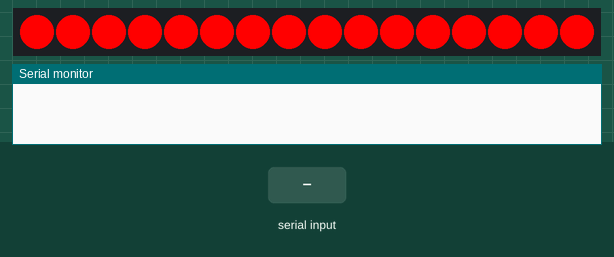
The sketch below on a simulated Arduino Uno, built with avr-gcc and run on an emulated ATmega328P. On the bench: 16 RGB LEDs in strip order, left to right, the last lines printed to the serial monitor. The inputs (shaded band) are chosen by the test bench. Dim RGB values are drawn brighter than linear.

Above: at 1.2 s.
1.3 s: "1" received over Serial
At 5.12 s:
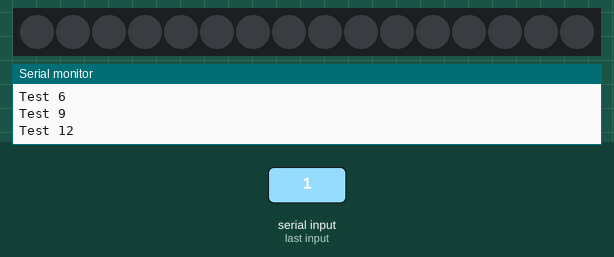
At 11.82 s:
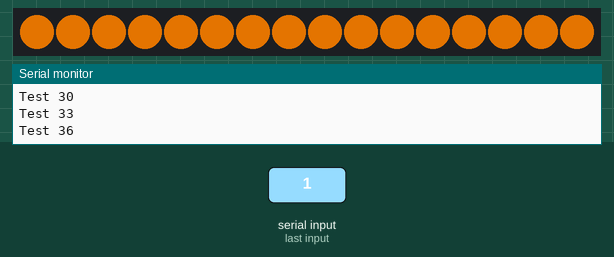
Timing chart, 0 to 13.2 s (numbered marks = the images above; inputs shaded):
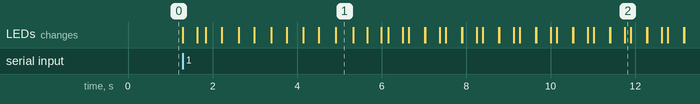

Measured:
- after the input at 1.3 s, the LEDs: change at once (image 1)
- what the display in image 1 shows lasts 0.4 s, from 4.9 s to 5.3 s

The sketch:

Transmitter_test_3_clr_fading.ino
```cpp
#include <FastLED.h>
#include <TimerMs.h>
#include <EncButton.h>

#define RED 10  // присваиваем имя RED для пина 11
#define GRN 9   // присваиваем имя GRN для пина 10
#define BLU 11  // присваиваем имя BLU для пина 9

#define NUM_LEDS_1 16
#define PIN_1 6
#define PERIOD 10

// (период, мс),
//(0 не запущен / 1 запущен),
//(режим: 0 период / 1 таймер)
TimerMs tmr(5, 1, 0);
TimerMs tmr1(10, 1, 0);
EncButton<EB_TICK, 12> enc;
CRGB leds_1[NUM_LEDS_1];
CHSV hsv;
//int i = 0;
int light = 0;

int brightness = 255;
int fading = 0;
int st = 0;
int color = 0;
// 0 - R; 1 - G, 2 - B, 3 - RG, 4 - RB, 5 - GB, 6 - RGB
byte R_L = 0;
byte G_L = 0;
byte B_L = 0;
byte array_LED[3] = {0, 255, 255};//HSV

void setup() {
  tmr.setPeriodMode();
  //Serial.begin(9600);
  FastLED.addLeds<WS2811, PIN_1, GRB>(leds_1, NUM_LEDS_1);
  FastLED.setBrightness(brightness);
  FastLED.show();
  Serial.begin(1000000);
  //  for (int i = 0; i < NUM_LEDS_1; i += 1) {
  //    leds_1[i] = CRGB(85, 85, 85);
  //  }
  LED_Color_change(array_LED[0], array_LED[1], array_LED[2]);
  FastLED.show();  // отправляем информацию на ленту

  //  pinMode(RED, OUTPUT);  // используем Pin11 для вывода
  //  pinMode(GRN, OUTPUT);  // используем Pin10 для вывода
  //  pinMode(BLU, OUTPUT);  // используем Pin9 для вывода
  //    light = 255;
  //    analogWrite(RED, light);
  //    analogWrite(GRN, light);
  //    analogWrite(BLU, light);
}

void loop() {

  if (Serial.available()) {

    for (fading = 0; fading < 255; fading = fading + 3) {
      for (st = 1; st < 2; st++) {
        //array_LED[2] = 85;
        //ligh_pulse();
        char str[16];
        sprintf(str, "\nTest %d", fading);
        char *string = str;
        int string_length;
        string_length = strlen(string);
        Serial.println(str);
        transmit_MSG(string, string_length);
        //delay(200);
        //array_LED[0] = 255;
        ligh_pulse();
      }
    }
  }
}


void transmit_MSG(char *string, int string_length) {
  //FastLED.setBrightness(255);

  for (int i = 0; i < string_length; i++) {
    send_byte(string[i]);
  }
}


void send_byte(char my_byte) {
  FastLED.setBrightness(0);
  FastLED.show();
  //  light = 0;
  //  analogWrite(RED, 0);
  //  analogWrite(GRN, 0);
  //  analogWrite(BLU, 0);
  delay(PERIOD);


  for (int i = 0; i < 8; i++) {
    FastLED.setBrightness(brightness * (bitRead(my_byte, i) != 0));
    FastLED.show();
    //    light = bitRead(my_byte, i) != 0;
    //    analogWrite(RED, brightness * light);
    //    analogWrite(GRN, brightness * light);
    //    analogWrite(BLU, brightness * light);
    delay(PERIOD);
  }


  //  light = 255;
  //  analogWrite(RED, brightness);
  //  analogWrite(GRN, brightness);
  //  analogWrite(BLU, brightness);
  FastLED.setBrightness(brightness);
  FastLED.show();
  delay(PERIOD);  //не обяз
}


int newH;

void ligh_pulse() {
  // Определяем случайное изменение
  int oldH = array_LED[0];
  newH = fading; //random(255-fading, 255-fading*2);


  while (array_LED[0] - newH < 0) {
    if (tmr.tick()) {
      array_LED[0] += st;
      // Применяем изменение к текущему цвету
      LED_Color_change(array_LED[0], array_LED[1], array_LED[2]);
    }
  }
//  while (array_LED[0] - oldH < 0) {
//    if (tmr.tick()) {
//      array_LED[0] += st;
//      // Применяем изменение к текущему цвету
//      LED_Color_change(array_LED[0], array_LED[1], array_LED[2]);
//    }
//  }

}

// функция изменяет цвет светодиодов
int LED_Color_change(byte color_0, byte color_1, byte color_2) {
  for (int i = 0; i < NUM_LEDS_1; i += 1) {
    leds_1[i] = CHSV(color_0, color_1, color_2);
  }
  FastLED.show(); // отправляем информацию на ленту
}
```
